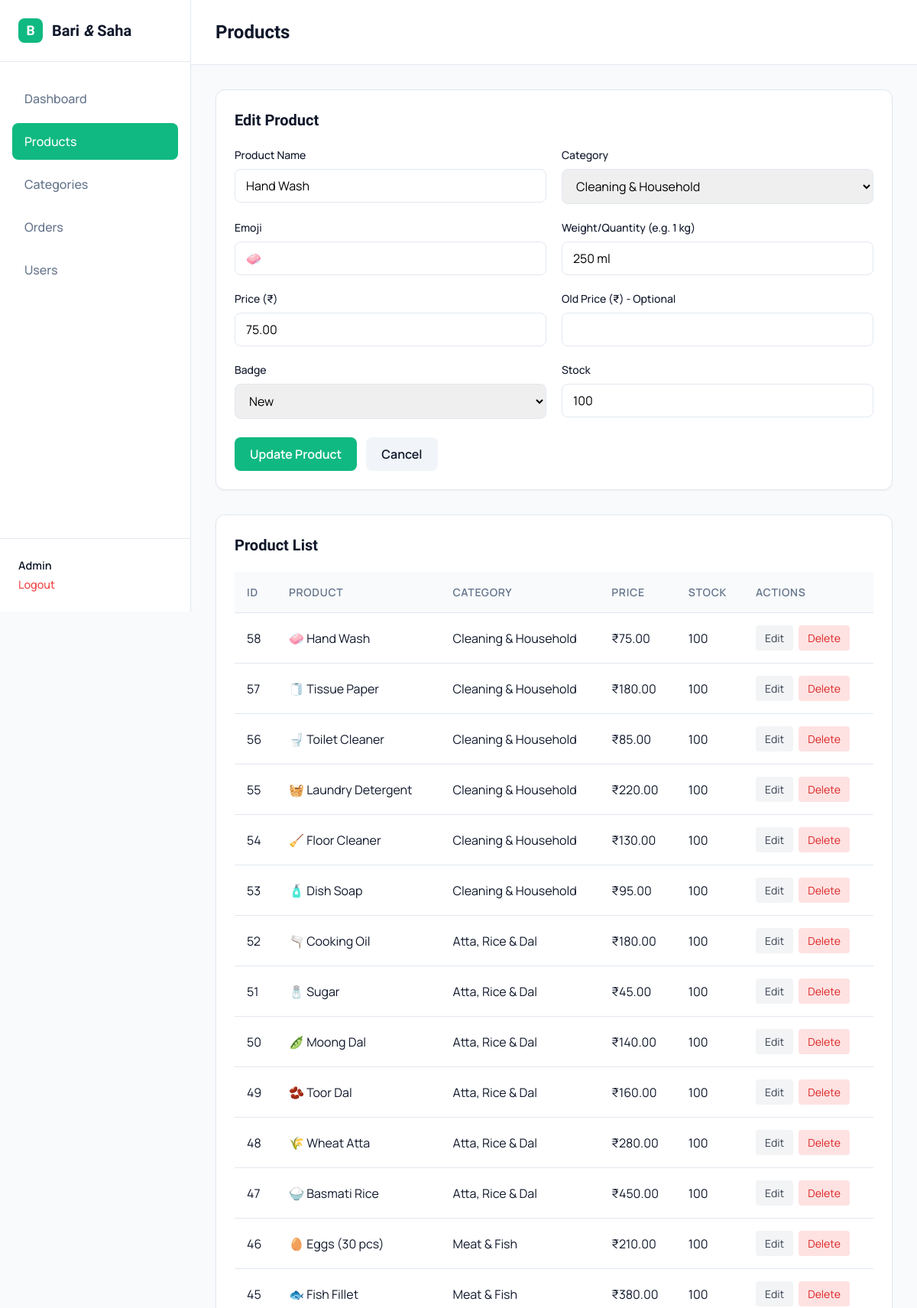
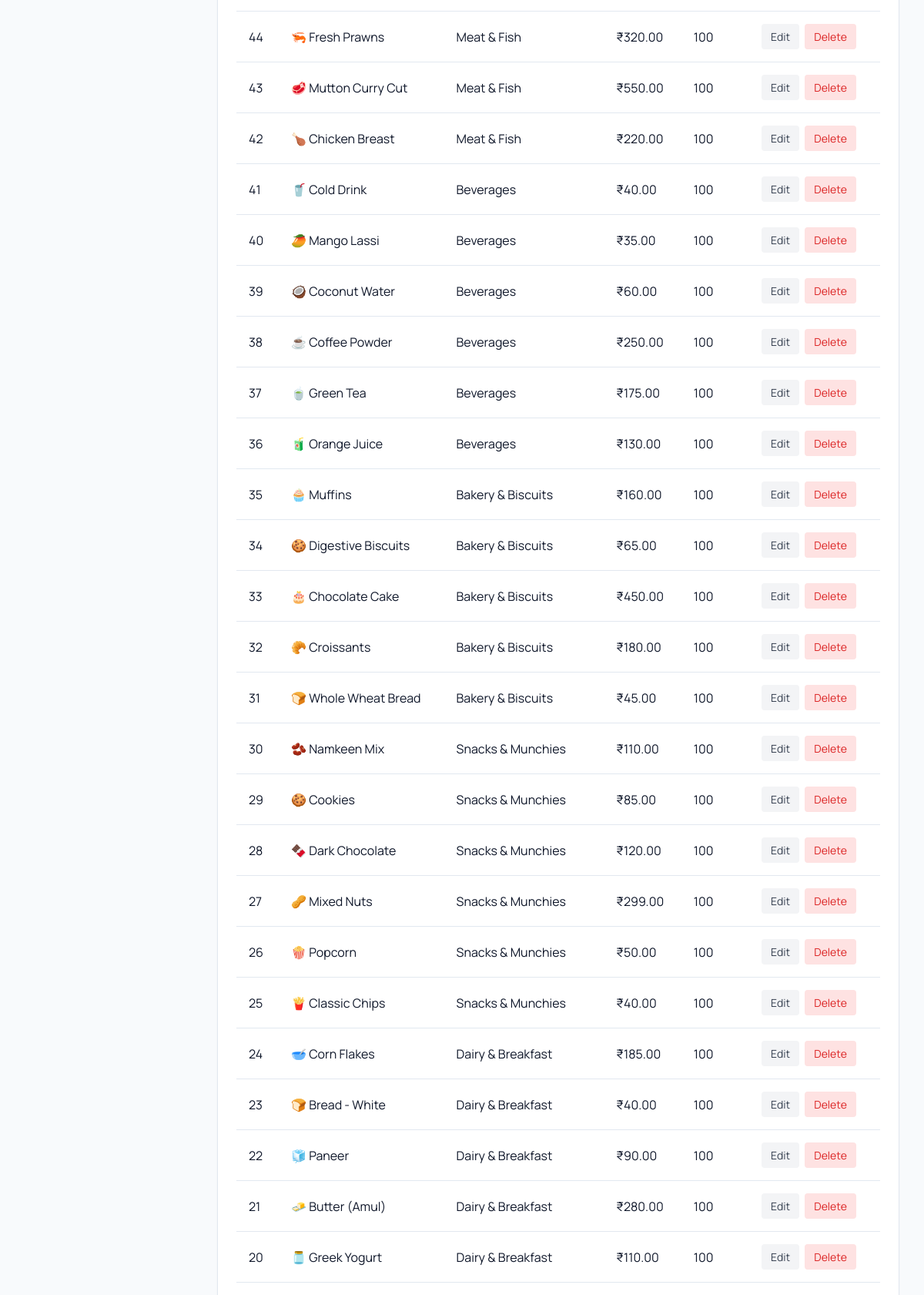
The page /admin/products.php?edit=58 (signed in, upper part) on the database its author committed (2 pictures, top to bottom).
### tables this page shows
CREATE TABLE IF NOT EXISTS users (
    id INT AUTO_INCREMENT PRIMARY KEY,
    full_name VARCHAR(100) NOT NULL,
    email VARCHAR(100) NOT NULL UNIQUE,
    phone VARCHAR(15) NOT NULL,
    password VARCHAR(255) NOT NULL,
    address TEXT,
    city VARCHAR(50) DEFAULT 'Mumbai',
    pincode VARCHAR(10),
    is_admin TINYINT(1) DEFAULT 0,
    created_at TIMESTAMP DEFAULT CURRENT_TIMESTAMP
);

CREATE TABLE IF NOT EXISTS products (
    id INT AUTO_INCREMENT PRIMARY KEY,
    category_id INT NOT NULL,
    name VARCHAR(100) NOT NULL,
    emoji VARCHAR(10) NOT NULL,
    weight VARCHAR(30) NOT NULL,
    price DECIMAL(10,2) NOT NULL,
    old_price DECIMAL(10,2) DEFAULT NULL,
    badge ENUM('sale','new','organic','bestseller') DEFAULT NULL,
    stock INT DEFAULT 100,
    is_active TINYINT(1) DEFAULT 1,
    created_at TIMESTAMP DEFAULT CURRENT_TIMESTAMP,
    FOREIGN KEY (category_id) REFERENCES categories(id)
);

CREATE TABLE IF NOT EXISTS categories (
    id INT AUTO_INCREMENT PRIMARY KEY,
    name VARCHAR(50) NOT NULL,
    icon VARCHAR(10) NOT NULL,
    color VARCHAR(20) DEFAULT '#22c55e',
    sort_order INT DEFAULT 0
);

### config/db.php (called while the page is built, shortened)
<?php
function isLoggedIn() {
    return isset($_SESSION['user_id']);
}
function getCurrentUser($pdo) {
    $stmt = $pdo->prepare("SELECT * FROM users WHERE id = ?");
    $stmt->execute([$_SESSION['user_id']]);
    return $stmt->fetch();
}
?>

### admin/products.php (the view, shortened to what this page needs)
<?php
require_once '../config/db.php';
$user = getCurrentUser($pdo);
$products = $pdo->query("SELECT p.*, c.name as category_name FROM products p JOIN categories c ON p.category_id = c.id ORDER BY p.id DESC")->fetchAll();
$categories = $pdo->query("SELECT id, name FROM categories ORDER BY sort_order")->fetchAll();
$editProduct = null;
if (isset($_GET['edit'])) {
    $stmt = $pdo->prepare("SELECT * FROM products WHERE id = ?");
    $stmt->execute([(int)$_GET['edit']]);
    $editProduct = $stmt->fetch();
}
?>
<!DOCTYPE html>
<html lang="en">
<head>
    <link rel="stylesheet" href="../css/admin.css">
</head>
<body>
    <div class="admin-layout">
        <aside class="admin-sidebar">
            <div class="admin-brand"><span class="brand-mark">B</span><span>Bari <i>&amp;</i> Saha</span></div>
            <nav class="admin-nav">
                <a href="index.php">Dashboard</a>
                <a href="products.php" class="active">Products</a>
                <a href="categories.php">Categories</a>
                <a href="orders.php">Orders</a>
                <a href="users.php">Users</a>
            </nav>
            <div class="admin-user"><span><?= htmlspecialchars($user['full_name']) ?></span><a href="../logout.php">Logout</a></div>
        </aside>
        <main class="admin-main">
            <header class="admin-header">
                <h1>Products</h1>
            </header>
            <div class="admin-content">
                <div class="form-panel">
                    <h2><?= $editProduct ? 'Edit Product' : 'Add New Product' ?></h2>
                    <form method="POST" action="products.php" class="admin-form">
                        <div class="form-row">
                            <div class="form-group">
                                <label>Product Name</label>
                                <input type="text" name="name" required value="<?= $editProduct['name'] ?? '' ?>">
                            </div>
                            <div class="form-group">
                                <label>Category</label>
                                <select name="category_id" required>
                                    <?php foreach ($categories as $cat): ?>
                                        <option value="<?= $cat['id'] ?>" <?= ($editProduct && $editProduct['category_id'] == $cat['id']) ? 'selected' : '' ?>><?= htmlspecialchars($cat['name']) ?></option>
                                    <?php endforeach; ?>
                                </select>
                            </div>
                        </div>
                        <div class="form-row">
                            <div class="form-group">
                                <label>Emoji</label>
                                <input type="text" name="emoji" required value="<?= $editProduct['emoji'] ?? '' ?>">
                            </div>
                            <div class="form-group">
                                <label>Weight/Quantity (e.g. 1 kg)</label>
                                <input type="text" name="weight" required value="<?= $editProduct['weight'] ?? '' ?>">
                            </div>
                        </div>
                        <div class="form-row">
                            <div class="form-group">
                                <label>Price (₹)</label>
                                <input type="number" step="0.01" name="price" required value="<?= $editProduct['price'] ?? '' ?>">
                            </div>
                            <div class="form-group">
                                <label>Old Price (₹) - Optional</label>
                                <input type="number" step="0.01" name="old_price" value="<?= $editProduct['old_price'] ?? '' ?>">
                            </div>
                        </div>
                        <div class="form-row">
                            <div class="form-group">
                                <label>Badge</label>
                                <select name="badge">
                                    <option value="new" <?= ($editProduct && $editProduct['badge'] == 'new') ? 'selected' : '' ?>>New</option>
                                </select>
                            </div>
                            <div class="form-group">
                                <label>Stock</label>
                                <input type="number" name="stock" required value="<?= $editProduct['stock'] ?? 100 ?>">
                            </div>
                        </div>
                        <div class="form-actions">
                            <button type="submit" class="btn-primary"><?= $editProduct ? 'Update Product' : 'Add Product' ?></button>
                            <?php if ($editProduct): ?>
                                <a href="products.php" class="btn-secondary">Cancel</a>
                            <?php endif; ?>
                        </div>
                    </form>
                </div>
                <div class="table-panel">
                    <h2>Product List</h2>
                    <table class="admin-table">
                        <thead>
                            <tr>
                                <th>ID</th>
                                <th>Product</th>
                                <th>Category</th>
                                <th>Price</th>
                                <th>Stock</th>
                                <th>Actions</th>
                            </tr>
                        </thead>
                        <tbody>
                            <?php foreach ($products as $p): ?>
                            <tr>
                                <td><?= $p['id'] ?></td>
                                <td><?= htmlspecialchars($p['emoji'] . ' ' . $p['name']) ?></td>
                                <td><?= htmlspecialchars($p['category_name']) ?></td>
                                <td>₹<?= $p['price'] ?></td>
                                <td><?= $p['stock'] ?></td>
                                <td>
                                    <a href="products.php?edit=<?= $p['id'] ?>" class="btn-sm btn-edit">Edit</a>
                                    <a href="products.php?delete=<?= $p['id'] ?>" class="btn-sm btn-delete" onclick="return confirm('Are you sure?')">Delete</a>
                                </td>
                            </tr>
                            <?php endforeach; ?>
                        </tbody>
                    </table>
                </div>
            </div>
        </main>
    </div>
</body>
</html>

### css/admin.css (style rules this page uses)
:root { --color-primary: #10b981; --color-primary-dark: #059669; --color-secondary: #0f172a; --color-bg: #f8fafc; --color-surface: #ffffff; --color-text-main: #0f172a; --color-text-muted: #64748b; --color-border: #e2e8f0; --radius-md: 12px; --radius-sm: 8px; --shadow-sm: 0 1px 2px 0 rgb(0 0 0 / 0.05); --shadow-md: 0 4px 6px -1px rgb(0 0 0 / 0.1), 0 2px 4px -2px rgb(0 0 0 / 0.1); --font-heading: 'Sora', sans-serif; --font-body: 'Manrope', sans-serif; }
* { margin: 0; padding: 0; box-sizing: border-box; }
body { font-family: var(--font-body); background-color: var(--color-bg); color: var(--color-text-main); line-height: 1.5; }
.admin-layout { display: flex; min-height: 100vh; }
.admin-sidebar { width: 250px; background-color: var(--color-surface); border-right: 1px solid var(--color-border); display: flex; flex-direction: column; position: fixed; height: 100vh; }
.admin-brand { padding: 24px; font-family: var(--font-heading); font-weight: 700; font-size: 1.25rem; display: flex; align-items: center; gap: 12px; border-bottom: 1px solid var(--color-border); }
.brand-mark { background: var(--color-primary); color: white; width: 32px; height: 32px; display: flex; align-items: center; justify-content: center; border-radius: 8px; font-size: 1.1rem; }
.admin-nav { padding: 24px 16px; flex-grow: 1; display: flex; flex-direction: column; gap: 8px; }
.admin-nav a { text-decoration: none; color: var(--color-text-muted); font-weight: 500; padding: 12px 16px; border-radius: var(--radius-sm); transition: all 0.2s; }
.admin-nav a.active { background-color: var(--color-primary); color: white; }
.admin-user { padding: 24px; border-top: 1px solid var(--color-border); font-size: 0.9rem; font-weight: 600; }
.admin-user a { display: block; color: #ef4444; text-decoration: none; margin-top: 4px; font-weight: 500; }
.admin-main { flex-grow: 1; margin-left: 250px; display: flex; flex-direction: column; }
.admin-header { background-color: var(--color-surface); padding: 24px 32px; border-bottom: 1px solid var(--color-border); }
.admin-header h1 { font-family: var(--font-heading); font-size: 1.5rem; }
.admin-content { padding: 32px; max-width: 1200px; }
.table-panel, .form-panel { background: var(--color-surface); border-radius: var(--radius-md); box-shadow: var(--shadow-sm); border: 1px solid var(--color-border); padding: 24px; margin-bottom: 32px; }
.table-panel h2, .form-panel h2 { font-family: var(--font-heading); font-size: 1.25rem; margin-bottom: 20px; }
.admin-table { width: 100%; border-collapse: collapse; }
.admin-table th, .admin-table td { padding: 16px; text-align: left; border-bottom: 1px solid var(--color-border); }
.admin-table th { background-color: #f8fafc; font-weight: 600; color: var(--color-text-muted); font-size: 0.875rem; text-transform: uppercase; letter-spacing: 0.05em; }
.admin-form .form-row { display: flex; gap: 20px; margin-bottom: 20px; }
.admin-form .form-group { flex: 1; display: flex; flex-direction: column; }
.admin-form label { font-weight: 500; font-size: 0.875rem; margin-bottom: 8px; color: var(--color-text-main); }
.admin-form input, .admin-form select { padding: 10px 14px; border: 1px solid var(--color-border); border-radius: var(--radius-sm); font-family: inherit; font-size: 1rem; outline: none; transition: border-color 0.2s; }
.form-actions { margin-top: 24px; display: flex; gap: 12px; }
.btn-primary, .btn-secondary { padding: 10px 20px; border-radius: var(--radius-sm); font-weight: 600; cursor: pointer; text-decoration: none; font-family: inherit; font-size: 1rem; border: none; display: inline-block; }
.btn-primary { background-color: var(--color-primary); color: white; }
.btn-secondary { background-color: #f1f5f9; color: var(--color-text-main); }
.btn-sm { padding: 6px 12px; font-size: 0.875rem; border-radius: 4px; text-decoration: none; display: inline-block; margin-right: 4px; }
.btn-edit { background: #f3f4f6; color: #374151; }
.btn-delete { background: #fee2e2; color: #dc2626; }

### rows shown on the page
users: full_name "Admin"
products: name "Hand Wash", category_id "Cleaning & Household", emoji "🧼", weight "250 ml", price "75.00", badge "New", stock "100", id "58", emoji+name "🧼 Hand Wash", category.name "Cleaning & Household"
products: id "57", emoji+name "🧻 Tissue Paper", category.name "Cleaning & Household", price "180.00", stock "100"
products: id "56", emoji+name "🚽 Toilet Cleaner", category.name "Cleaning & Household", price "85.00", stock "100"
products: id "55", emoji+name "🧺 Laundry Detergent", category.name "Cleaning & Household", price "220.00", stock "100"
products: id "54", emoji+name "🧹 Floor Cleaner", category.name "Cleaning & Household", price "130.00", stock "100"
products: id "53", emoji+name "🧴 Dish Soap", category.name "Cleaning & Household", price "95.00", stock "100"
products: id "52", emoji+name "🫗 Cooking Oil", category.name "Atta, Rice & Dal", price "180.00", stock "100"
products: id "51", emoji+name "🧂 Sugar", category.name "Atta, Rice & Dal", price "45.00", stock "100"
products: id "50", emoji+name "🫛 Moong Dal", category.name "Atta, Rice & Dal", price "140.00", stock "100"
products: id "49", emoji+name "🫘 Toor Dal", category.name "Atta, Rice & Dal", price "160.00", stock "100"
products: id "48", emoji+name "🌾 Wheat Atta", category.name "Atta, Rice & Dal", price "280.00", stock "100"
products: id "47", emoji+name "🍚 Basmati Rice", category.name "Atta, Rice & Dal", price "450.00", stock "100"
products: id "46", emoji+name "🥚 Eggs (30 pcs)", category.name "Meat & Fish", price "210.00", stock "100"
products: id "45", emoji+name "🐟 Fish Fillet", category.name "Meat & Fish", price "380.00", stock "100"
products: id "44", emoji+name "🦐 Fresh Prawns", category.name "Meat & Fish", price "320.00", stock "100"
products: id "43", emoji+name "🥩 Mutton Curry Cut", category.name "Meat & Fish", price "550.00", stock "100"
products: id "42", emoji+name "🍗 Chicken Breast", category.name "Meat & Fish", price "220.00", stock "100"
products: id "41", emoji+name "🥤 Cold Drink", category.name "Beverages", price "40.00", stock "100"
products: id "40", emoji+name "🥭 Mango Lassi", category.name "Beverages", price "35.00", stock "100"
products: id "39", emoji+name "🥥 Coconut Water", category.name "Beverages", price "60.00", stock "100"
products: id "38", emoji+name "☕ Coffee Powder", category.name "Beverages", price "250.00", stock "100"
products: id "37", emoji+name "🍵 Green Tea", category.name "Beverages", price "175.00", stock "100"
products: id "36", emoji+name "🧃 Orange Juice", category.name "Beverages", price "130.00", stock "100"
products: id "35", emoji+name "🧁 Muffins", category.name "Bakery & Biscuits", price "160.00", stock "100"
products: id "34", emoji+name "🍪 Digestive Biscuits", category.name "Bakery & Biscuits", price "65.00", stock "100"
products: id "33", emoji+name "🎂 Chocolate Cake", category.name "Bakery & Biscuits", price "450.00", stock "100"
products: id "32", emoji+name "🥐 Croissants", category.name "Bakery & Biscuits", price "180.00", stock "100"
products: id "31", emoji+name "🍞 Whole Wheat Bread", category.name "Bakery & Biscuits", price "45.00", stock "100"
products: id "30", emoji+name "🫘 Namkeen Mix", category.name "Snacks & Munchies", price "110.00", stock "100"
products: id "29", emoji+name "🍪 Cookies", category.name "Snacks & Munchies", price "85.00", stock "100"
products: id "28", emoji+name "🍫 Dark Chocolate", category.name "Snacks & Munchies", price "120.00", stock "100"
products: id "27", emoji+name "🥜 Mixed Nuts", category.name "Snacks & Munchies", price "299.00", stock "100"
products: id "26", emoji+name "🍿 Popcorn", category.name "Snacks & Munchies", price "50.00", stock "100"
products: id "25", emoji+name "🍟 Classic Chips", category.name "Snacks & Munchies", price "40.00", stock "100"
products: id "24", emoji+name "🥣 Corn Flakes", category.name "Dairy & Breakfast", price "185.00", stock "100"
products: id "23", emoji+name "🍞 Bread - White", category.name "Dairy & Breakfast", price "40.00", stock "100"
products: id "22", emoji+name "🧊 Paneer", category.name "Dairy & Breakfast", price "90.00", stock "100"
products: id "21", emoji+name "🧈 Butter (Amul)", category.name "Dairy & Breakfast", price "280.00", stock "100"
products: id "20", emoji+name "🫙 Greek Yogurt", category.name "Dairy & Breakfast", price "110.00", stock "100"
